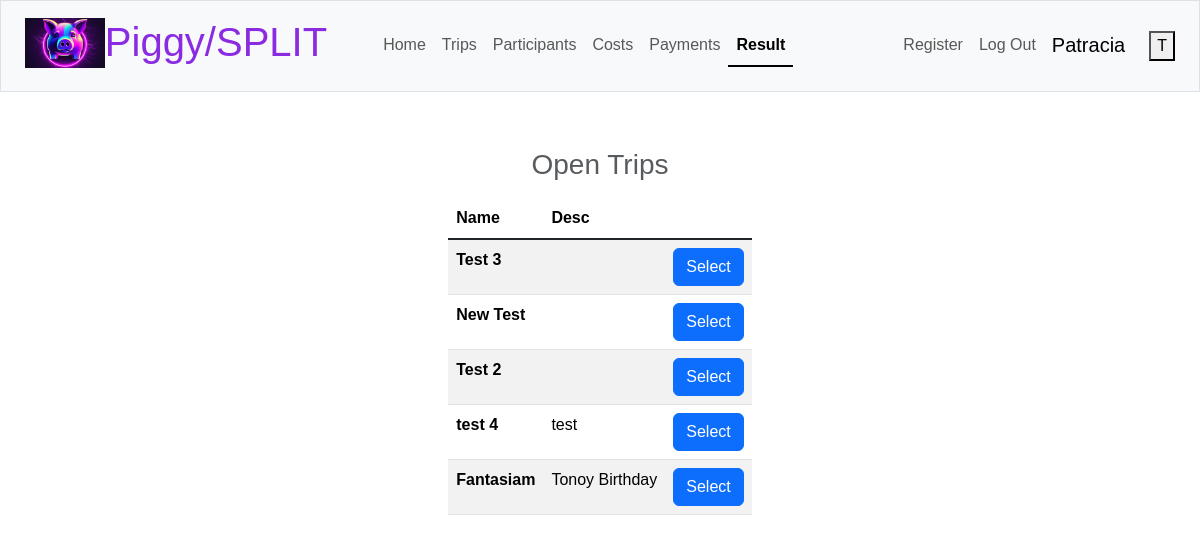
/results_selection (signed in), run on the app's committed database.
### tables this page shows
CREATE TABLE participants (
    relationship_id INTEGER,
    trip_id INTEGER NOT NULL,
    participant_id INTEGER,
    guest_name TEXT,
    PRIMARY KEY(relationship_id),
    FOREIGN KEY(trip_id) REFERENCES trips(trip_id)
    FOREIGN KEY(participant_id) REFERENCES users(id)
);

CREATE TABLE trips (
trip_id INTEGER,
trip_title TEXT NOT NULL,
trip_descrip TEXT,
owner_id INTEGER NOT NULL, closed BOOLEAN NOT NULL 
DEFAULT False,
PRIMARY KEY(trip_id),
FOREIGN KEY(owner_id) REFERENCES users(id)
);

### app.py (the view)
@app.route("/results_selection")
@login_required
def result_select():
    return results_selection()

### app.py (called while the page is built)
@app.after_request
def after_request(response):
    response.headers["Cache-Control"] = "no-cache, no-store, must-revalidate"
    response.headers["Expires"] = 0
    response.headers["Pragma"] = "no-cache"
    return response

### cred_helpers.py (called while the page is built)
def login_required(f):
    @wraps(f)
    def decorated_function(*args, **kwargs):
        if session.get("user_id") is None:
            return redirect("/login")
        return f(*args, **kwargs)
    return decorated_function

### result.py (called while the page is built)
def results_selection():
    participated_trips = fetch_user_trips(session["user_id"])
    return render_template("trip_selection.html", current_trips = participated_trips, route_name = "result")

### trips_helpers.py (called while the page is built)
def fetch_user_trips(user_id):
    return db.execute('''SELECT *
               FROM trips
               LEFT JOIN participants
               ON trips.trip_id = participants.trip_id
               WHERE participant_id = ? AND closed = FALSE''', user_id)

### templates/trip_selection.html (shortened to what this page needs)
{% import 'selection_screen.html' as selection %}
{% extends "layout.html" %}
{% block main %}
    {{selection.trip_select(current_trips, route_name)}}
{% endblock %}

### templates/selection_screen.html (shortened to what this page needs)
{% macro trip_select(current_trips, route_name) %}
<div>
    {% if current_trips %}
    <table class="table caption-top table-striped">
        <caption style="text-align: center;">
            <h3>Open Trips</h3>
        </caption>
        <thead>
            <tr>
                <th scope="col">Name</th>
                <th scope="col">Desc</th>
                <th></th>
            </tr>
        </thead>
        <tbody class="table-group-divider">
            {% for trip in current_trips %}
            <tr>
                <th scope="row">{{trip.trip_title}}</th>
                <td>
                    {{trip.trip_descrip}}
                </td>
                <td>
                    <form action="/{{route_name}}" method="get">
                        <button type="submit" class="btn btn-primary">
                            Select
                        </button>
                    </form>
                </td>
            </tr>
            {%endfor%}
        </tbody>
    </table>
    {% else %}
    <h1>No Current Trips</h1>
    {% endif %}
</div>
{% endmacro %}

### templates/layout.html (shortened to what this page needs)
<!DOCTYPE html>
<html lang="en">
    <head>
        <link href="https://cdn.jsdelivr.net/npm/bootstrap@5.3.2/dist/css/bootstrap.min.css" rel="stylesheet">
    </head>
    <body class="position-relative">
        <nav class="navbar border navbar-expand-lg sticky-top bg-body-tertiary" style="padding: 0.75rem; width: 100%;">
            <div class="container-fluid">
                <a class="navbar-brand me-5 d-flex" href="/">
                    <img src="../static/images/logo.jpg" alt="piggysplit logo" height="50">
                    <h1 style="color: blueviolet;">Piggy/SPLIT</h1>
                </a>
                <div class="collapse nav-underline navbar-collapse" id="navbarSupportedContent">
                    <div class="navbar-nav mb-2 mb-lg-0">
                        <div class="nav-item ms-auto mt-2 mt-lg-0">
                            <a class="nav-link" href="/">Home</a>
                        </div>
                        <div class="nav-item ms-auto mt-2 mt-lg-0">
                            <a class="nav-link" href="/trips">Trips</a>
                        </div>
                        <div class="nav-item ms-auto mt-2 mt-lg-0">
                            <a class="nav-link" href="/participants">Participants</a>
                        </div>
                        <div class="nav-item ms-auto mt-2 mt-lg-0">
                            <a class="nav-link" href="/costs_selection">Costs</a>
                        </div>
                        <div class="nav-item ms-auto mt-2 mt-lg-0">
                            <a class="nav-link" href="/payments">Payments</a>
                        </div>
                        <div class="nav-item ms-auto mt-2 mt-lg-0">
                            <a class="nav-link" href="/results_selection">Result</a>
                        </div>
                    </div>
                    <div class="navbar-nav ms-auto mb-2 mb-lg-0">
                        <div class="nav-item ms-auto mt-2 mt-lg-0">
                            <a class= "nav-link" href="/register">Register</a>
                        </div>
                        {% if session["user_id"] %}
                        <div class="nav-item ms-auto mt-2 mt-lg-0 d-flex">
                            <a class= "nav-link" href="/logout">Log Out</a>
                            <span class="navbar-brand mx-2">{{session["username"]}}</span>
                        </div>
                        {% else %}
                        <div class="nav-item ms-auto mt-2 mt-lg-0">
                            <a class="nav-link" href="/login">Log In</a>
                        </div>
                        {% endif %}
                    </div>
                    <button onclick="chgTheme()">T</button>
                </div>
            </div>
        </nav>
        <main class="d-flex flex-column align-items-center mt-5">
            {% block main %}
            {% endblock %}
        </main>
    </body>
</html>

### templates/layout.html (style rules this page uses)
body { font-family: "Trebuchet MS", Helvetica, sans-serif; }

### data on the page
participants: trip_title "Test 3"
participants: trip_title "New Test"
participants: trip_title "Test 2"
participants: trip_title "test 4", trip_descrip "test"
participants: trip_title "Fantasiam", trip_descrip "Tonoy Birthday"

### other printed values
{{ session["username"] }} "Patracia"
